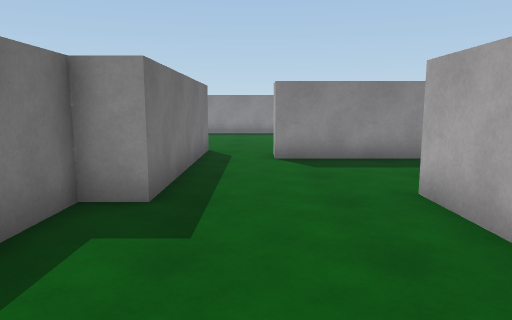
[1] (above)

19 first-person views from a walk through a Unity game level. The camera is 1.3 m above the floor, tilts 8° down and sees 70° across. The floor is counted in squares, 1 m on a side. Each view is taken from the middle of a square. On the plan, view 1 faces up. The plan holds only what a view shows up to about 15 squares ahead; the rest is blank.

[2]
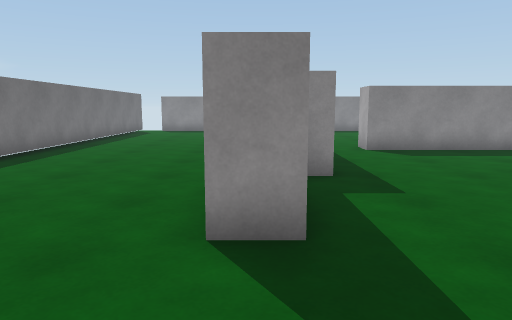

[3]
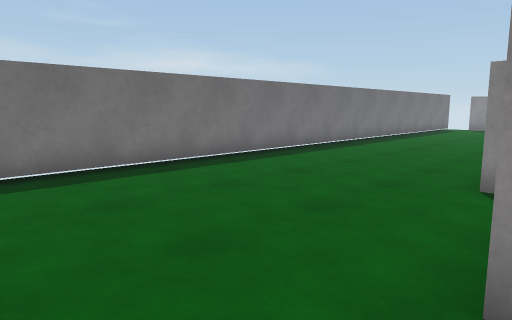

[4]
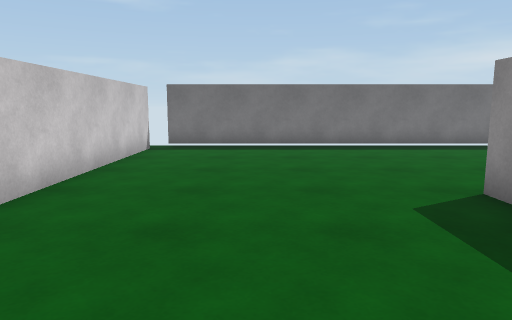

[5]
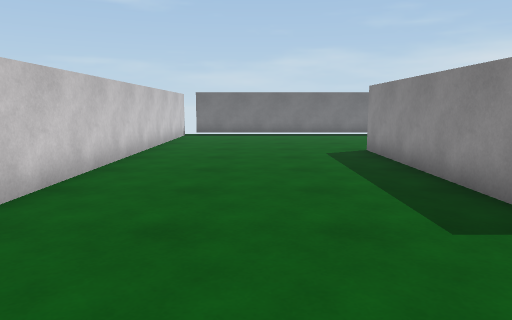

[6]
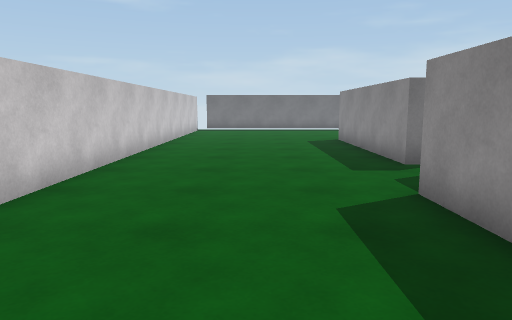

[7]
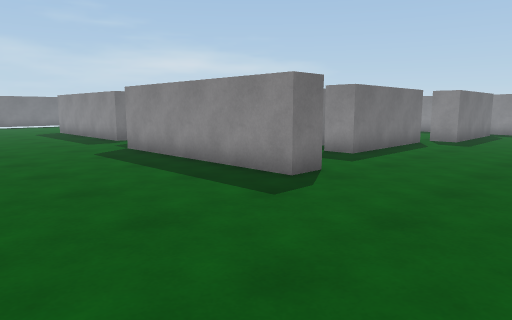

[8]
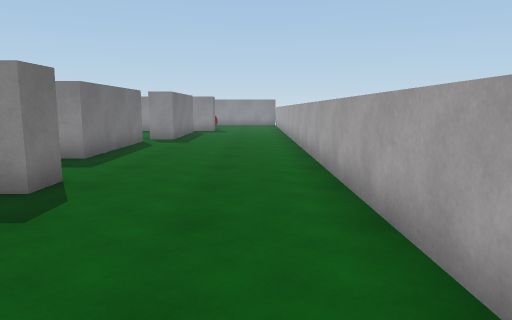

[9]
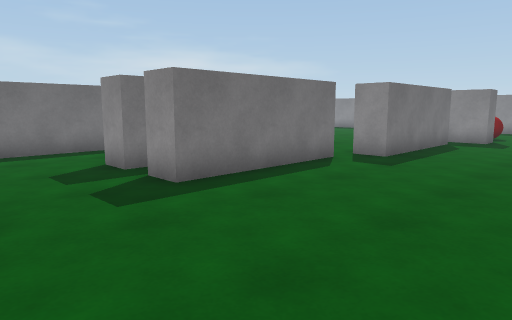

[10]
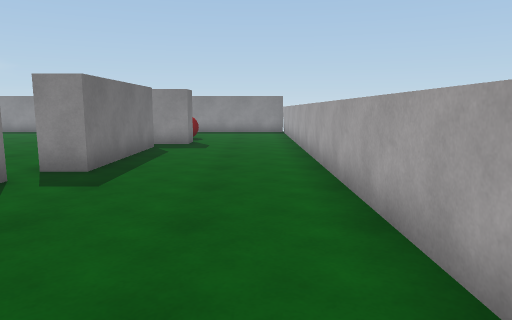

[11]
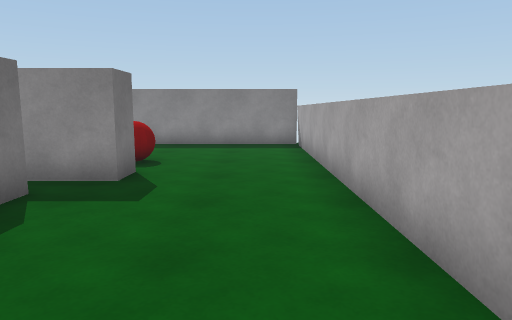

[12]
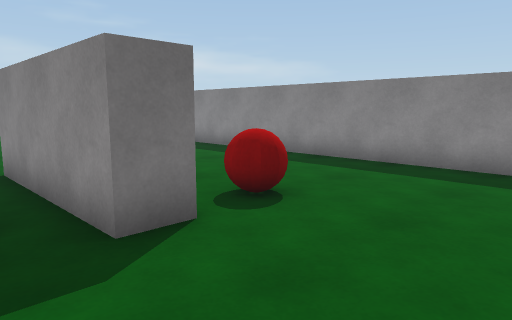

[13]
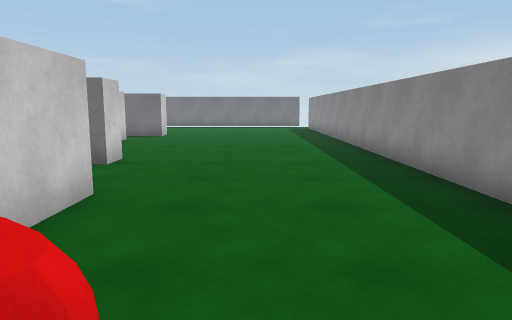

[14]
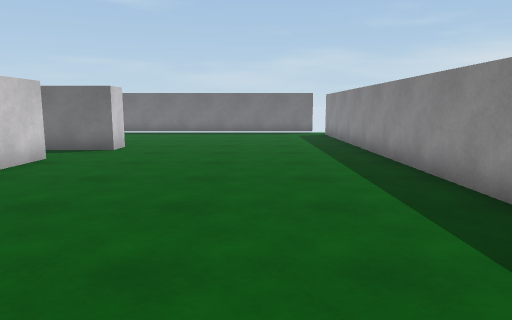

[15]
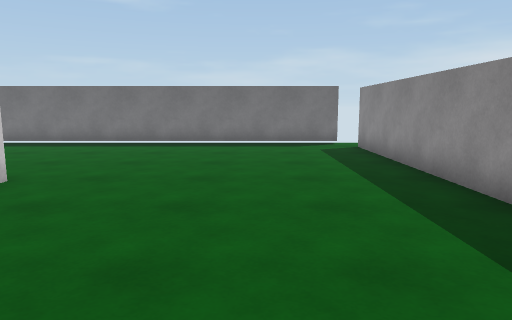

[16]
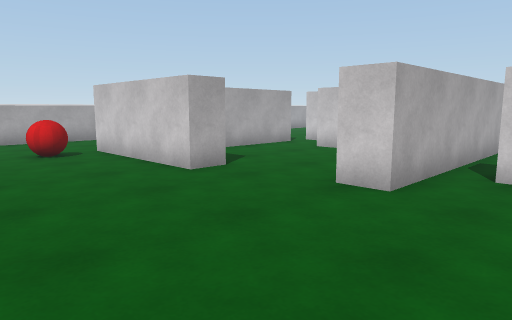

[17]
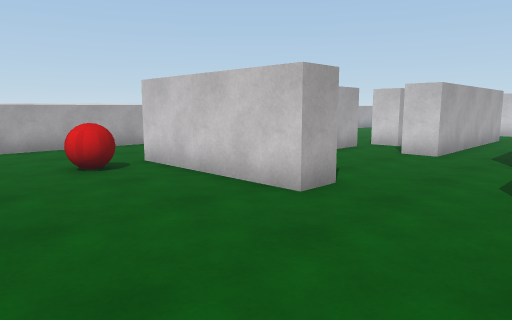

[18]
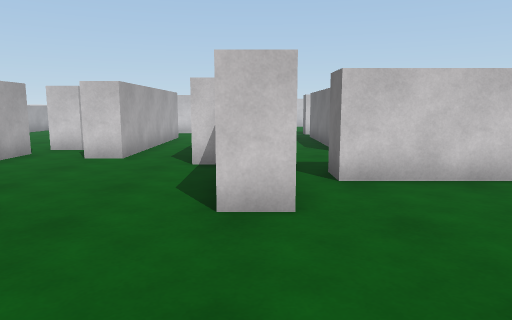

[19]
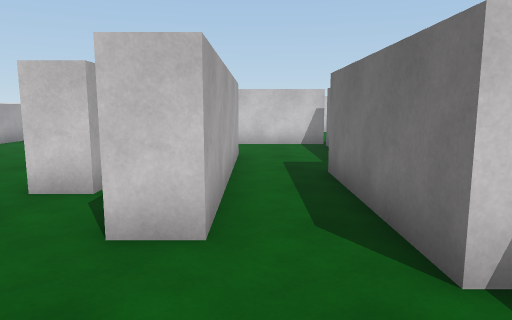

### Floor plan
Points are (right, up) in squares from view 1. A wall is a line through its corners. A room is listed if a view was taken in it or the views show most of it. See-through windows are left out.
Room 1 (views 1, 2, 3, 4, 5, 6, 7, 8, 9, 10, 11, 12, 13, 14, 15, 16, 17, 18, 19)
walls: (4.5, 4.5) (4.5, 1.8); (6.5, 5.4) (6.5, 12.5) (7.5, 12.5) (7.5, 12.1); (2.5, 3.5) (2.5, 5.5); (7.5, 1.8) (7.5, -2); (5.1, 9.5) (0.5, 9.5) (0.5, 10.5) (5.5, 10.5) (5.5, 9.5); (7.9, 8.5) (8.5, 8.5) (8.5, 3.5); (4.5, -2) (4.5, -2.5) (-2.5, -2.5); (11.5, 2) (11.5, 0.5) (10.5, 0.5) (10.5, 7.5) (11.5, 7.5); (12.4, 5.5) (13.5, 5.5) (13.5, 0.5) (12.5, 0.5); (7.4, -2.5) (10.6, -2.5); (-2.4, 1.5) (-3.5, 1.5); (10.5, 12.5) (10.5, 13.5) (15.5, 13.5) (15.5, 12.5) (10.5, 12.5); (-2.5, 11.5) (-1.5, 11.5) (-1.5, 5) (-2.5, 5) (-2.5, 3.5); (14.5, 11.6) (14.5, 6.5) (13.5, 6.5) (13.5, 10); (14.5, -2.4) (14.5, -3.5) (7.5, -3.5); (19.5, -7) (19.5, 19); (-9, -9.5) (8.1, -9.5); (-9.5, 19.1) (-9.5, -9); (19.5, 19.5) (-8.5, 19.5)
ways out: gap at (-10, -9); gap at (-10, 19); gap at (-9, -10)
objects: other object (15, 15)

Where each view was taken, in squares from view 1:
view 1: 0 up, 0 right, facing up
view 2: 2 down, 3 left, facing up
view 3: 5 down, 2 left, facing up-left
view 4: 6 down, 3 right, facing left
view 5: 6 down, 9 right, facing left
view 6: 6 down, 13 right, facing left
view 7: 9 down, 19 right, facing up-left
view 8: 9 down, 18 right, facing up
view 9: 3 down, 19 right, facing up-left
view 10: 1 down, 18 right, facing up
view 11: 6 up, 18 right, facing up
view 12: 11 up, 19 right, facing up-left
view 13: 16 up, 16 right, facing left
view 14: 16 up, 10 right, facing left
view 15: 16 up, 4 right, facing left
view 16: 18 up, 4 right, facing down-right
view 17: 18 up, 7 right, facing down-right
view 18: 17 up, 7 right, facing down
view 19: 11 up, 10 right, facing down
